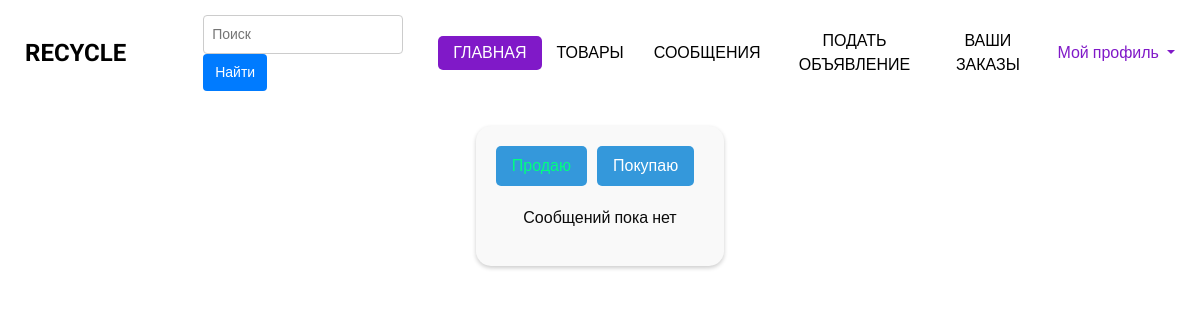
The app's page /user_sell (signed in), older data.
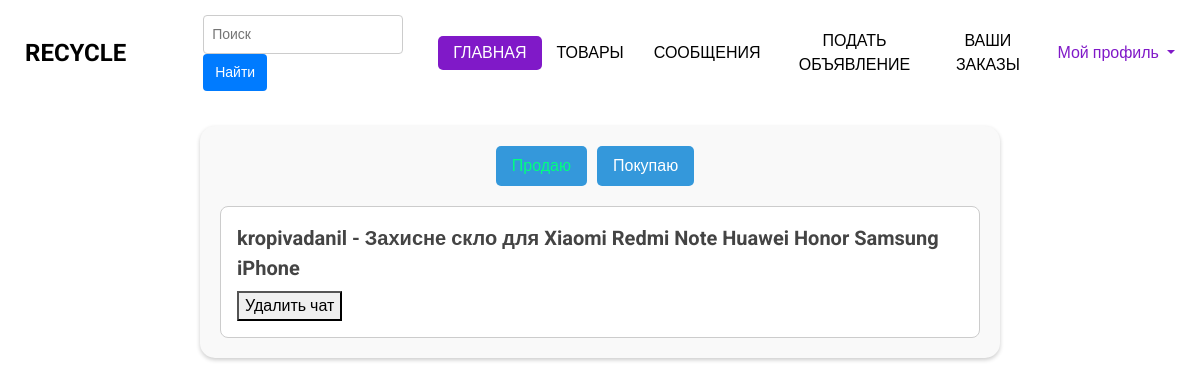
The same page, newer data.
### bboard/models.py (models this page shows, shortened)
class Chat(models.Model):
    sender = models.ForeignKey(User, related_name='sent_chats', on_delete=models.CASCADE, null=True)
    receiver = models.ForeignKey(User, related_name='received_chats', on_delete=models.CASCADE, null=True)
    product = models.ForeignKey(Product, on_delete=models.CASCADE)
    created_at = models.DateTimeField(auto_now_add=True)
    last_message = models.ForeignKey('Message', null=True, blank=True, on_delete=models.SET_NULL,
                                     related_name='chat_messages')

class Product(models.Model):
    user = models.ForeignKey(User, on_delete=models.CASCADE)
    category = models.ForeignKey(Category, on_delete=models.CASCADE)
    title = models.CharField(max_length=200)
    slug = models.SlugField(unique=True, max_length=400, verbose_name="URL", blank=True)
    description = models.TextField()
    price = models.DecimalField(max_digits=10, decimal_places=2)
    image_1 = models.ImageField(upload_to="products", null=True, blank=True)
    image_2 = models.ImageField(upload_to='products', null=True, blank=True)
    image_3 = models.ImageField(upload_to='products', null=True, blank=True)
    created_at = models.DateTimeField(auto_now_add=True, null=True)
    thumbnail_1 = ImageSpecField(source='image_1',
                                 processors=[ResizeToFill(500, 500)],
                                 format='JPEG',
                                 options={'quality': 100})
    thumbnail_2 = ImageSpecField(source='image_2',
                                 processors=[ResizeToFill(500, 500)],
                                 format='JPEG',
                                 options={'quality': 100})
    thumbnail_3 = ImageSpecField(source='image_3',
                                 processors=[ResizeToFill(500, 500)],
                                 format='JPEG',
                                 options={'quality': 100})

### accounts/models.py (models this page shows)
class User(AbstractUser):
    phone_number = models.CharField(max_length=20)
    city = models.CharField(max_length=100, choices=CITY_CHOICES)

### bboard/views.py (the view)
# urls.py: path('user_sell', views.user_sell, name="user_sell"),
@login_required
def user_sell(request):
    chats = Chat.objects.filter(receiver=request.user).select_related('sender')
    temp = "sell"
    return render(request, "products/sell.html", {"chats": chats, "temp": temp})

### templates/products/sell.html (shortened to what this page needs)
{% extends 'products/new/base.html' %}
{% load static %}
{%block styles%}<link rel="stylesheet" type="text/css" href="{% static 'buy_styles.css' %}">{% endblock %}
{% block content %}
<div class="chats-199">
    <div class="css-1382m1k">
        <a href="{%url 'user_sell' %}" class="{% if temp == 'sell' %}current-page{%endif%}">Продаю</a>
        <a href="{% url 'user_buy' %}" class="{% if temp == 'buy' %}current-page{%endif%}">Покупаю</a>
    </div>
    <div class="css-1b3tih6">
        {%if chats%}
        {% for chat in chats %}
        <a href="{%url 'chat' chat.id%}">
            <div class="chat-container-445">
                <p class="username-765">{{ chat.sender.username }} - {{chat.product.title}} </p>
                <form action="{% url 'delete_chat' chat.id %}" method="POST">
                    <button type="submit">Удалить чат</button>
                </form>
            </div>
        </a>
        {% endfor %}
        {%else%}
            <p align="center">Сообщений пока нет</p>
        {%endif%}
    </div>
</div>
{% endblock %}

Row changes from the older to the newer data that the page shows:
added Chat: sender.username "kropivadanil", product "Захисне скло для Xiaomi Redmi Note Huawei Honor Samsung iPhone"
Text that changed along with them:
text no longer shown: "Сообщений пока нет"
